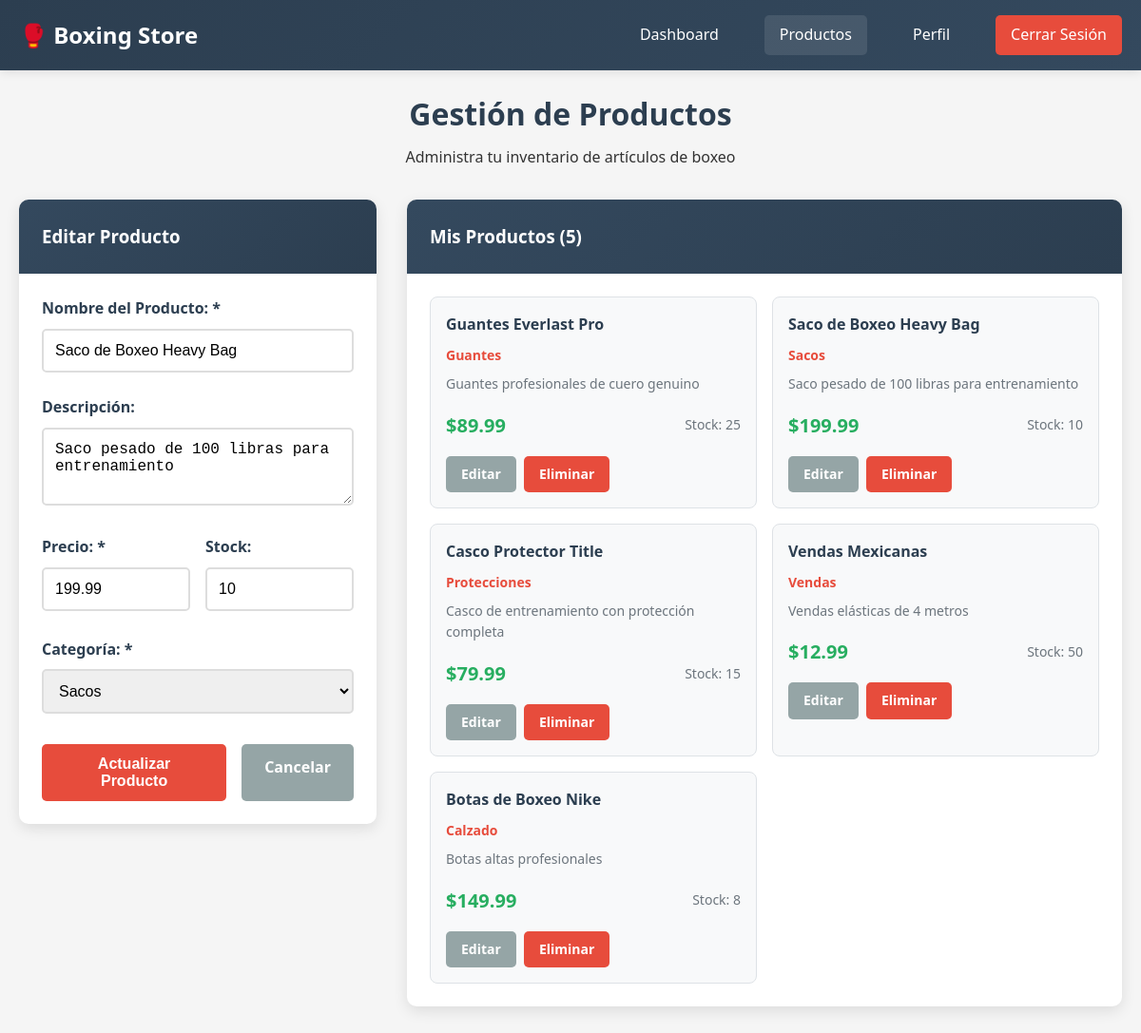
The page /products.php?edit=2 (signed in) on the database its author committed.
### tables this page shows
CREATE TABLE products (
    id INT AUTO_INCREMENT PRIMARY KEY,
    name VARCHAR(100) NOT NULL,
    description TEXT,
    price DECIMAL(10,2) NOT NULL,
    category_id INT,
    image VARCHAR(255),
    stock INT DEFAULT 0,
    user_id INT,
    created_at TIMESTAMP DEFAULT CURRENT_TIMESTAMP,
    FOREIGN KEY (category_id) REFERENCES categories(id),
    FOREIGN KEY (user_id) REFERENCES users(id) ON DELETE CASCADE
);

CREATE TABLE categories (
    id INT AUTO_INCREMENT PRIMARY KEY,
    name VARCHAR(50) NOT NULL,
    description TEXT
);

### products.php (the view, shortened to what this page needs)
<?php
$database = new Database();
$db = $database->getConnection();
try {
    $categories_query = "SELECT * FROM categories ORDER BY name";
    $categories_stmt = $db->prepare($categories_query);
    $categories_stmt->execute();
    $categories = $categories_stmt->fetchAll();
} catch(PDOException $exception) {
    $categories = [];
}
try {
    $products_query = "SELECT p.*, c.name as category_name FROM products p
                      LEFT JOIN categories c ON p.category_id = c.id
                      WHERE p.user_id = :user_id
                      ORDER BY p.created_at DESC";
    $products_stmt = $db->prepare($products_query);
    $products_stmt->bindParam(":user_id", $_SESSION['user_id']);
    $products_stmt->execute();
    $products = $products_stmt->fetchAll();
} catch(PDOException $exception) {
    $products = [];
}
$edit_product = null;
if (isset($_GET['edit']) && is_numeric($_GET['edit'])) {
    $edit_id = $_GET['edit'];
    try {
        $edit_query = "SELECT * FROM products WHERE id = :id AND user_id = :user_id";
        $edit_stmt = $db->prepare($edit_query);
        $edit_stmt->bindParam(":id", $edit_id);
        $edit_stmt->bindParam(":user_id", $_SESSION['user_id']);
        $edit_stmt->execute();
        $edit_product = $edit_stmt->fetch();
    } catch(PDOException $exception) {
        $edit_product = null;
    }
}
?>
<!DOCTYPE html>
<html lang="es">
<head>
    <link rel="stylesheet" href="css/styles.css">
</head>
<body>
    <nav class="navbar">
        <div class="nav-container">
            <div class="nav-brand">
                <h2>🥊 Boxing Store</h2>
            </div>
            <div class="nav-menu">
                <a href="dashboard.php" class="nav-link">Dashboard</a>
                <a href="products.php" class="nav-link active">Productos</a>
                <a href="profile.php" class="nav-link">Perfil</a>
                <a href="logout.php" class="nav-link logout">Cerrar Sesión</a>
            </div>
        </div>
    </nav>
    <div class="container">
        <div class="page-header">
            <h1>Gestión de Productos</h1>
            <p>Administra tu inventario de artículos de boxeo</p>
        </div>
        <div class="products-container">
            <div class="product-form-container">
                <div class="card">
                    <div class="card-header">
                        <h3><?php echo $edit_product ? 'Editar Producto' : 'Agregar Producto'; ?></h3>
                    </div>
                    <div class="card-content">
                        <form method="POST" action="" id="productForm">
                            <div class="form-group">
                                <label for="name">Nombre del Producto: *</label>
                                <input type="text" id="name" name="name" required
                                       value="<?php echo $edit_product ? htmlspecialchars($edit_product['name']) : ''; ?>">
                            </div>
                            <div class="form-group">
                                <label for="description">Descripción:</label>
                                <textarea id="description" name="description" rows="3"><?php echo $edit_product ? htmlspecialchars($edit_product['description']) : ''; ?></textarea>
                            </div>
                            <div class="form-row">
                                <div class="form-group">
                                    <label for="price">Precio: *</label>
                                    <input type="number" id="price" name="price" step="0.01" min="0" required
                                           value="<?php echo $edit_product ? $edit_product['price'] : ''; ?>">
                                </div>
                                <div class="form-group">
                                    <label for="stock">Stock:</label>
                                    <input type="number" id="stock" name="stock" min="0"
                                           value="<?php echo $edit_product ? $edit_product['stock'] : '0'; ?>">
                                </div>
                            </div>
                            <div class="form-group">
                                <label for="category_id">Categoría: *</label>
                                <select id="category_id" name="category_id" required>
                                    <?php foreach ($categories as $category): ?>
                                        <option value="<?php echo $category['id']; ?>"
                                                <?php echo ($edit_product && $edit_product['category_id'] == $category['id']) ? 'selected' : ''; ?>>
                                            <?php echo htmlspecialchars($category['name']); ?>
                                        </option>
                                    <?php endforeach; ?>
                                </select>
                            </div>
                            <div class="form-actions">
                                <button type="submit" class="btn btn-primary">
                                    <?php echo $edit_product ? 'Actualizar' : 'Agregar'; ?> Producto
                                </button>
                                <?php if ($edit_product): ?>
                                    <a href="products.php" class="btn btn-secondary">Cancelar</a>
                                <?php endif; ?>
                            </div>
                        </form>
                    </div>
                </div>
            </div>
            <div class="products-list-container">
                <div class="card">
                    <div class="card-header">
                        <h3>Mis Productos (<?php echo count($products); ?>)</h3>
                    </div>
                    <div class="card-content">
                        <?php if (count($products) > 0): ?>
                            <div class="products-grid">
                                <?php foreach ($products as $product): ?>
                                    <div class="product-card">
                                        <div class="product-info">
                                            <h4><?php echo htmlspecialchars($product['name']); ?></h4>
                                            <p class="product-category"><?php echo htmlspecialchars($product['category_name']); ?></p>
                                            <p class="product-description"><?php echo htmlspecialchars(substr($product['description'], 0, 100)); ?><?php echo strlen($product['description']) > 100 ? '...' : ''; ?></p>
                                            <div class="product-details">
                                                <span class="product-price">$<?php echo number_format($product['price'], 2); ?></span>
                                                <span class="product-stock">Stock: <?php echo $product['stock']; ?></span>
                                            </div>
                                        </div>
                                        <div class="product-actions">
                                            <a href="products.php?edit=<?php echo $product['id']; ?>" class="btn btn-small btn-secondary">Editar</a>
                                            <a href="products.php?delete=<?php echo $product['id']; ?>"
                                               class="btn btn-small btn-danger"
                                               onclick="return confirm('¿Está seguro de eliminar este producto?')">Eliminar</a>
                                        </div>
                                    </div>
                                <?php endforeach; ?>
                            </div>
                        <?php else: ?>
                            <p class="no-data">No tienes productos registrados aún.</p>
                        <?php endif; ?>
                    </div>
                </div>
            </div>
        </div>
    </div>
</body>
</html>

### css/styles.css (style rules this page uses)
* { margin: 0; padding: 0; box-sizing: border-box; }
body { font-family: "Segoe UI", Tahoma, Geneva, Verdana, sans-serif; line-height: 1.6; color: #333; background-color: #f5f5f5; }
.container { max-width: 1200px; margin: 0 auto; padding: 20px; }
.navbar { background: linear-gradient(135deg, #2c3e50, #34495e); color: white; padding: 1rem 0; box-shadow: 0 2px 10px rgba(0, 0, 0, 0.1); }
.nav-container { max-width: 1200px; margin: 0 auto; padding: 0 20px; display: flex; justify-content: space-between; align-items: center; }
.nav-brand h2 { font-size: 1.5rem; font-weight: bold; }
.nav-menu { display: flex; gap: 2rem; }
.nav-link { color: white; text-decoration: none; padding: 0.5rem 1rem; border-radius: 5px; transition: background-color 0.3s ease; }
.nav-link:hover, .nav-link.active { background-color: rgba(255, 255, 255, 0.1); }
.nav-link.logout { background-color: #e74c3c; }
.form-group { margin-bottom: 1.5rem; }
.form-row { display: grid; grid-template-columns: 1fr 1fr; gap: 1rem; }
.form-group label { display: block; margin-bottom: 0.5rem; font-weight: 600; color: #2c3e50; }
.form-group input, .form-group select, .form-group textarea { width: 100%; padding: 0.75rem; border: 2px solid #ddd; border-radius: 5px; font-size: 1rem; transition: border-color 0.3s ease; }
.form-actions { display: flex; gap: 1rem; margin-top: 2rem; }
.btn { display: inline-block; padding: 0.75rem 1.5rem; border: none; border-radius: 5px; font-size: 1rem; font-weight: 600; text-decoration: none; text-align: center; cursor: pointer; transition: all 0.3s ease; }
.btn-primary { background-color: #e74c3c; color: white; }
.btn-secondary { background-color: #95a5a6; color: white; }
.btn-danger { background-color: #e74c3c; color: white; }
.btn-small { padding: 0.5rem 1rem; font-size: 0.875rem; }
.card { background: white; border-radius: 10px; box-shadow: 0 5px 15px rgba(0, 0, 0, 0.1); overflow: hidden; margin-bottom: 2rem; }
.card-header { background: linear-gradient(135deg, #34495e, #2c3e50); color: white; padding: 1.5rem; display: flex; justify-content: space-between; align-items: center; }
.card-header h3 { margin: 0; }
.card-content { padding: 1.5rem; }
.page-header { text-align: center; margin-bottom: 2rem; }
.page-header h1 { color: #2c3e50; margin-bottom: 0.5rem; }
.products-container { display: grid; grid-template-columns: 1fr 2fr; gap: 2rem; }
.products-grid { display: grid; grid-template-columns: repeat(auto-fill, minmax(280px, 1fr)); gap: 1rem; }
.product-card { background: #f8f9fa; border-radius: 8px; padding: 1rem; border: 1px solid #dee2e6; }
.product-info h4 { color: #2c3e50; margin-bottom: 0.5rem; }
.product-category { color: #e74c3c; font-size: 0.875rem; font-weight: 600; margin-bottom: 0.5rem; }
.product-description { color: #6c757d; font-size: 0.875rem; margin-bottom: 1rem; }
.product-details { display: flex; justify-content: space-between; align-items: center; margin-bottom: 1rem; }
.product-price { font-size: 1.25rem; font-weight: bold; color: #27ae60; }
.product-stock { color: #6c757d; font-size: 0.875rem; }
.product-actions { display: flex; gap: 0.5rem; }
.card, .alert { animation: fadeIn 0.5s ease-out; }
.nav-link, .btn { transition: all 0.3s ease; }

### rows shown on the page
products: name "Saco de Boxeo Heavy Bag", description "Saco pesado de 100 libras para entrenamiento", price "199.99", stock "10", category_id "Sacos", category.name "Sacos"
products: name "Guantes Everlast Pro", category.name "Guantes", description "Guantes profesionales de cuero genuino", price "89.99", stock "25"
products: name "Casco Protector Title", category.name "Protecciones", description "Casco de entrenamiento con protección completa", price "79.99", stock "15"
products: name "Vendas Mexicanas", category.name "Vendas", description "Vendas elásticas de 4 metros", price "12.99", stock "50"
products: name "Botas de Boxeo Nike", category.name "Calzado", description "Botas altas profesionales", price "149.99", stock "8"

### other values the page prints
count($products) "5"
